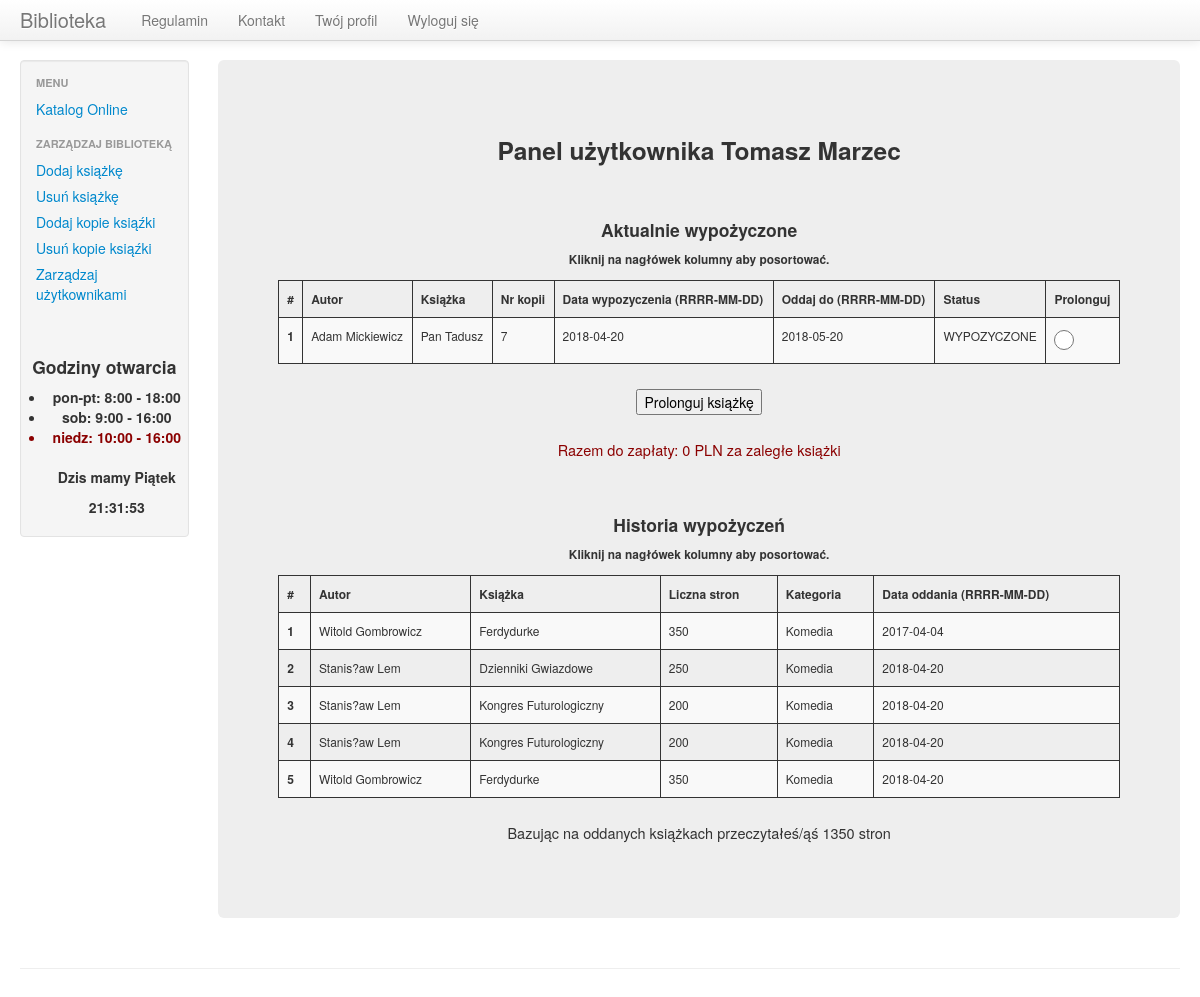
Page /user_panel.php (signed in) on the committed database.
### tables this page shows
CREATE TABLE `borrowings` (
  `id` int(11) NOT NULL,
  `copy_id` int(11) NOT NULL,
  `user_id` int(11) NOT NULL,
  `borrow_date` date NOT NULL,
  `give_date` date NOT NULL,
  `book_id` int(11) NOT NULL
);

CREATE TABLE `book` (
  `id` int(11) NOT NULL,
  `isbn` varchar(50) NOT NULL,
  `title` varchar(400) NOT NULL,
  `author` varchar(400) NOT NULL,
  `pages` int(11) NOT NULL,
  `publish_year` date NOT NULL,
  `category` varchar(200) NOT NULL
);

CREATE TABLE `copy` (
  `id` int(11) NOT NULL,
  `book_id` int(11) NOT NULL,
  `status` varchar(100) NOT NULL
);

### user_panel.php (the view, shortened to what this page needs)
<?php
include("/templ_scripts/before_content_template.php");
$query = "SELECT borrowings.id, borrowings.copy_id, borrowings.book_id, borrowings.user_id, book.author, book.title, borrowings.borrow_date, borrowings.give_date, copy.status
          FROM borrowings
          INNER JOIN copy ON borrowings.copy_id=copy.id
          INNER JOIN book ON borrowings.book_id=book.id
          WHERE borrowings.user_id=".$_SESSION['user_id']."";
$query_history = "SELECT book.author, book.title, book.pages, book.category, borrowings_history.give_date FROM borrowings_history
                  INNER JOIN book ON borrowings_history.book_id=book.id
                  WHERE borrowings_history.user_id=".$_SESSION['user_id']."";
$cost_per_day = 0.2;
$to_pay=0.0;
echo '
        <div class="span10">
            <div class="hero-unit text-center">
                <h3>Panel użytkownika '. $_SESSION["user"].'</h3>
                <br>
                <h4>Aktualnie wypożyczone</h4>
                <h6>Kliknij na nagłówek kolumny aby posortować.</h6>
                <form action="user_panel_prolong.php" method="POST">
                    <table class="table table-striped sortable text-center">
                        <thead>
                        <tr>
                            <th scope="col">#</th>
                            <th scope="col">Autor</th>
                            <th scope="col">Książka</th>
                            <th scope="col">Nr kopii</th>
                            <th scope="col">Data wypozyczenia (RRRR-MM-DD)</th>
                            <th scope="col">Oddaj do (RRRR-MM-DD)</th>
                            <th scope="col">Status</th>
                            <th scope="col">Prolonguj</th>
                        </tr>
                        </thead>
                        <tbody>
';
                $row_nr=0;
                $result = mysql_query($query);
                if(!$result) echo 'BLAD zapytania ksiazek z bazy!';
                  else
                  {
                        while($row = mysql_fetch_row($result))
                        {
                          $row_nr++;
                          echo '<tr>';
                          echo '<th scope="row">'.$row_nr.'</th>';
                          echo '<td>'.$row[4].'</td>';
                          echo '<td>'.$row[5].'</td>';
                          echo '<td>'.$row[1].'</td>';
                          echo '<td>'.$row[6].'</td>';
                          echo '<td>'.$row[7].'</td>';
                          echo '<td>'.$row[8].'</td>';
                          $today = strtotime(date('Y-m-d', strtotime('now')));
                          $give_date = strtotime(date('Y-m-d', strtotime($row[7])));
                          $secs = $give_date - $today;
                          $days = abs($secs / 86400);
                          if($give_date >= $today &&  $row[8]!='PROLONGOWANA'){
                            echo '<td><label><input type="radio" name="copy_id" value="'.$row[1].'" required=""></label></td></td>';
                          }
                          elseif ($give_date >= $today) {
                            echo '<td></td>';
                          }
                          else {
                            $to_pay += $days*$cost_per_day;
                            echo '<td>Nie oddano ksiazki w terminie. Spoznienie o '.$days.' dni. Kara: '.$days*$cost_per_day.' PLN</td>';
                          }
                        };
                  }
echo '
                    </tbody>
                    </table>
                    <input type="submit" value="Prolonguj książkę">
                  </form>
                    <p id="to_pay">Razem do zapłaty: '.$to_pay.' PLN za zaległe książki</p>
                    <br>
                <h4>Historia wypożyczeń</h4>
                <h6>Kliknij na nagłówek kolumny aby posortować.</h6>
                    <table class="table table-striped sortable text-center">
                        <thead>
                        <tr>
                            <th scope="col">#</th>
                            <th scope="col">Autor</th>
                            <th scope="col">Książka</th>
                            <th scope="col">Liczna stron</th>
                            <th scope="col">Kategoria</th>
                            <th scope="col">Data oddania (RRRR-MM-DD)</th>
                        </tr>
                        </thead>
                        <tbody>
';
                    $row_nr=0;
                    $pages_counter = 0;
                    $result = mysql_query($query_history);
                    if(!$result) echo 'BLAD zapytania historii ksiazek z bazy!';
                      else
                      {
                            while($row = mysql_fetch_row($result))
                            {
                              $row_nr++;
                              echo '<tr>';
                              echo '<th scope="row">'.$row_nr.'</th>';
                              echo '<td>'.$row[0].'</td>';
                              echo '<td>'.$row[1].'</td>';
                              echo '<td>'.$row[2].'</td>'; $pages_counter+=$row[2];
                              echo '<td>'.$row[3].'</td>';
                              echo '<td>'.$row[4].'</td>';
                            };
                      }
echo '
                        </tbody>
                    </table>
                    <p>Bazując na oddanych książkach przeczytałeś/ąś '.$pages_counter.' stron<p>
            </div>
        </div>
';
include("/templ_scripts/after_content_template.php");
?>

### scripts/style.css (style rules this page uses)
body { padding-top: 60px; padding-bottom: 40px; }
h1, h2, h3, h4, h5, h6 { text-align: center; }
#to_pay { color: darkred; }
table,th,td,tr { border: 1px solid; }
input[type=radio] { width: 20px; height: 20px; }
thead { font-size: 12px; font-weight: bolder; }
tbody { font-size: 12px; }
.hero-unit { font-size: 14.5px; }

### rows in the picture
borrowings: book.author "Adam Mickiewicz", book.title "Pan Tadusz", copy "7", borrow_date "2018-04-20", give_date "2018-05-20", copy.status "WYPOZYCZONE"

### other values in the picture
$_SESSION["user"] "Tomasz Marzec"
$to_pay "0"
$row[0] "Witold Gombrowicz"
$row[1] "Ferdydurke"
$row[2] "350"
$row[3] "Komedia"
$row[4] "2017-04-04"
$row[0] "Stanis?aw Lem"
$row[1] "Dzienniki Gwiazdowe"
$row[2] "250"
$row[4] "2018-04-20"
$row[1] "Kongres Futurologiczny"
$row[2] "200"
$pages_counter "1350"
